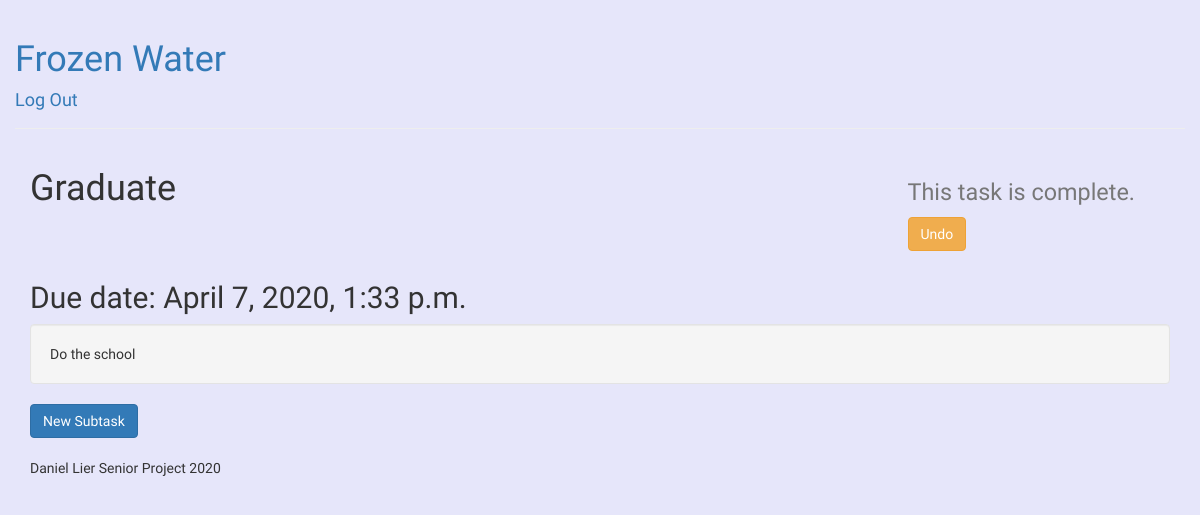
The app's page /task/2 (signed in) with its own data.
### todo/models.py (models this page shows, shortened)
class Todo(models.Model):
    title = models.CharField(max_length=120)
    description = models.TextField()
    completed = models.BooleanField(default=False)
    due = models.DateTimeField(default = timezone.now)
    user = models.ForeignKey(User, on_delete=models.CASCADE)

### todo/views.py (the view)
# urls.py: path('task/<int:task_id>', views.task, name='task'),
@login_required
def task(request, task_id):
    task = get_object_or_404(Todo, pk=task_id)
    if request.user == task.user:
        subs = Subtask.objects.filter(parent=task)
        return render(request, 'todo/task.html', {'task':task, 'subs':subs})
    else:
        current = request.user.id
        return HttpResponseRedirect('/' + str(current))

### templates/todo/task.html (shortened to what this page needs)
{% extends 'todo/base.html' %}
{% block content %}
<div class="row">
    <div class="col-md-9">
        <h1>{{task.title}}</h1>
    </div>
    <div class="col-md-3">
        <h1>
            {% if not task.completed %}
            <p><a href="/complete/{{task.id}}""><button type=" button" class="btn btn-success">Complete this
                    Task</button></a></p>
            {% else %}
            <small class="text-right">This task is complete. <a href="/undo/{{task.id}}""><button type=" button"
                    class="btn btn-warning">Undo</button></a></small>
            {% endif %}
        </h1>
    </div>
</div>
<h2>Due date: {{task.due}}</h2>
<p class="well">{{task.description}}</p>
<a href="/newsub/{{task.id}}"><button type="button" class="btn btn-primary">New Subtask</button></a>
<br>
<br>
{% endblock %}

### static/todo/css/base.css (style rules this page uses)
body { font-family: Roboto !important; background-color: lavender !important; }

### records on screen
Todo: title "Graduate", due "April 7, 2020, 1:33 p.m.", description "Do the school"
